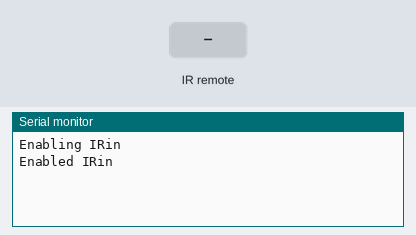
This sketch was run on a simulated Arduino Uno, built with avr-gcc and run on an emulated ATmega328P. Parts: the last lines printed to the serial monitor. The inputs (shaded band) are chosen by the test bench.

Above: at 1.2 s.
1.3 s: infrared code 0x8C22657B received
At 2.4 s:
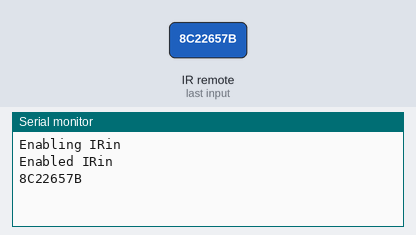
2.8 s: infrared code 0x51E43D1B received
At 3.7 s:
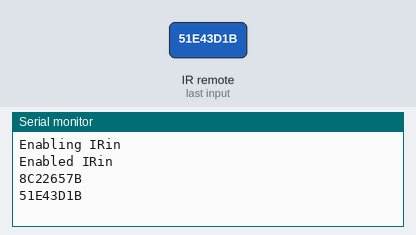

Measured:
- after the input at 1.3 s, the serial monitor: prints a new line at once (image 1)
- after the input at 2.8 s, the serial monitor: prints a new line after 0.10 s (image 2)

The sketch:

ir_ledcontrol.ino
```cpp
// (licence header left out)
#include <IRremote.h>

int RECV_PIN = 11;

IRrecv irrecv(RECV_PIN);

decode_results results;

void setup()
{
  Serial.begin(9600);
  // In case the interrupt driver crashes on setup, give a clue
  // to the user what's going on.
  Serial.println("Enabling IRin");
  irrecv.enableIRIn(); // Start the receiver
  Serial.println("Enabled IRin");
}

void loop() {
  if (irrecv.decode(&results)) {
    Serial.println(results.value, HEX);
    irrecv.resume(); // Receive the next value

  }

  if (results.value == 0x8C22657B)  // change zero to your IR remote button number
     {

           digitalWrite(8, HIGH);
           delay(100);      // keeps the transistion smooth

         }

  else if (results.value == 0x51E43D1B)  // change zero to your IR remote button number
     {

           digitalWrite(8, HIGH);
           delay(100);      // keeps the transistion smooth


            digitalWrite(8, LOW);
            delay(100);

          }

  delay(100);
}
```
